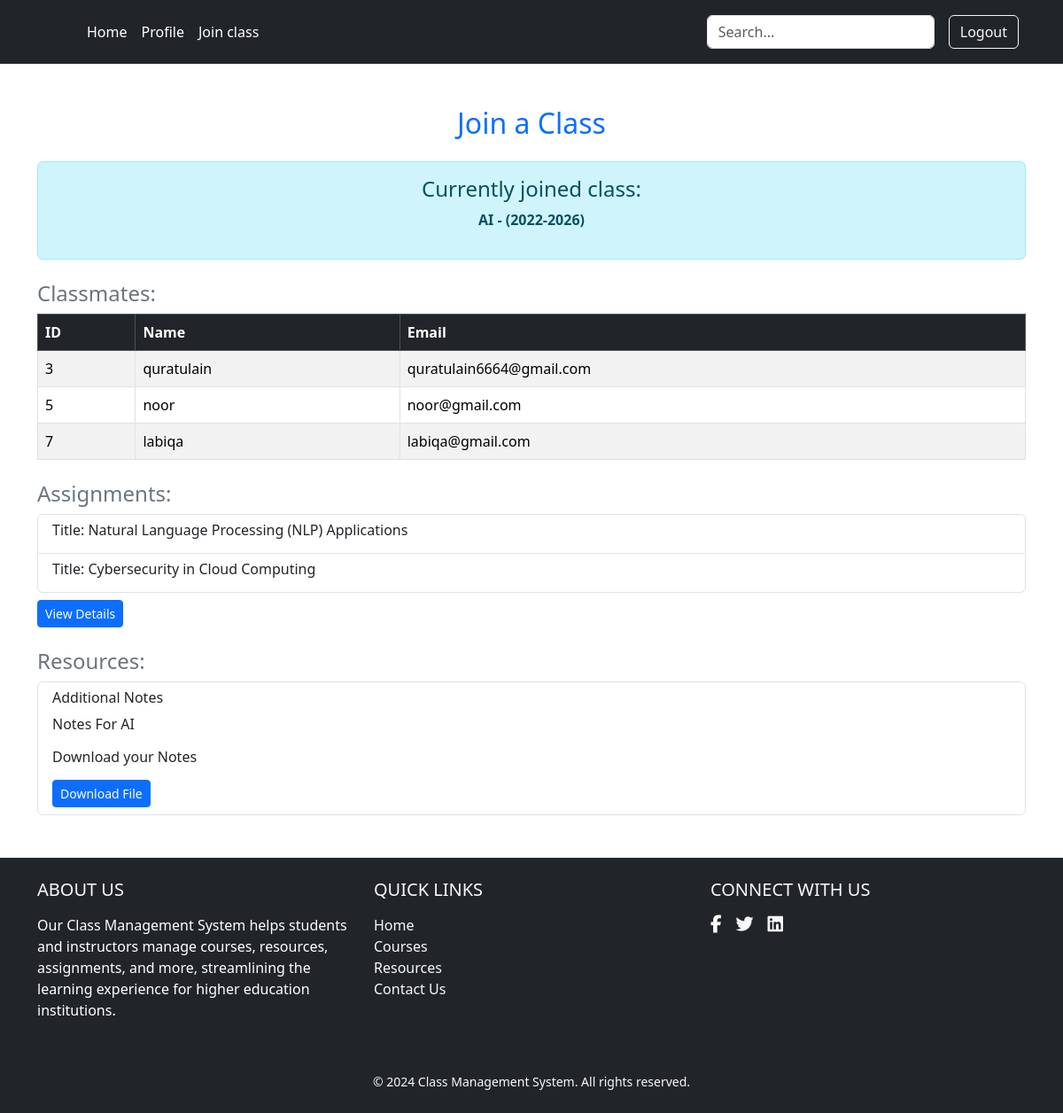
Screenshot of /profile/join-class/ (signed in) with the database file from the repository.
### auths/models.py (models this page shows, shortened)
class Classroom(models.Model):
    department = models.CharField(max_length=50)
    session = models.CharField(max_length=50)
    pass

class User(AbstractUser):
    rollno = models.CharField(max_length=50, blank=True, null=True)
    email = models.EmailField(unique=True)
    address = models.CharField(max_length=200, blank=True, null=True)
    profile = models.ImageField(upload_to='profile_images/', blank=True, null=True)
    classroom = models.ForeignKey('Classroom', blank=True, null=True, on_delete=models.SET_NULL, related_name='students')

class Assignment(models.Model):
    classroom = models.ForeignKey(Classroom, on_delete=models.CASCADE, related_name='assignments')
    title = models.CharField(max_length=50)
    subject = models.CharField(max_length=50)
    content = models.FileField(upload_to="assignments/assign/", blank=True, null=True)
    due_date = models.DateField(blank=True, null=True)
    start_date = models.DateField(blank=True, null=True)

class Resources(models.Model):
    classroom = models.ForeignKey(Classroom, on_delete=models.CASCADE, related_name='resources', blank=True, null=True)
    content = models.FileField(upload_to='resources/', blank=True, null=True)
    extra_notes = models.TextField(blank=True, null=True)

### profileApp/views/join_class_view.py (the view)
# urls.py: path('join-class/', join_class_view.join_class, name='join_class'),
def join_class(request):
    if not request.user.is_authenticated:
        messages.info(request, "Please log in to join a class.")
        return redirect('home')
    all_classes = Classroom.objects.all()
    joined_class = request.user.classroom
    students_in_class = User.objects.filter(classroom=joined_class) if joined_class else None
    resources = Resources.objects.filter(classroom=joined_class) if joined_class else None
    assignments = Assignment.objects.filter(classroom=joined_class) if joined_class else None
    if request.method == 'POST' and not joined_class:
        class_id = request.POST.get('class_id')
        classroom = get_object_or_404(Classroom, id=class_id)
        request.user.classroom = classroom
        request.user.save()
        return redirect('join_class')
    context = {
        'all_classes': all_classes,
        'joined_class': joined_class,
        'students_in_class': students_in_class,
        'resources': resources,
         'assignments': assignments,
    }
    return render(request, 'join_class.html', context)

### templates/join_class.html (shortened to what this page needs)
{% extends "base.html" %}
{% block content %}
<div class="container my-5">
    <h2 class="text-center text-primary mb-4">Join a Class</h2>
    {% if joined_class %}
        <div class="alert alert-info text-center">
            <h4>Currently joined class:</h4>
            <p class="fw-bold">{{ joined_class.department }} - ({{ joined_class.session }})</p>
        </div>
        <div class="mt-4">
            <h4 class="text-secondary">Classmates:</h4>
            <table class="table table-bordered table-striped">
                <thead class="table-dark">
                    <tr>
                        <th>ID</th>
                        <th>Name</th>
                        <th>Email</th>
                    </tr>
                </thead>
                <tbody>
                    {% for student in students_in_class %}
                        <tr>
                            <td>{{ student.id }}</td>
                            <td>{{ student.username }}</td>
                            <td>{{ student.email }}</td>
                        </tr>
                    {% empty %}
                        <tr>
                            <td colspan="3" class="text-center">No classmates found.</td>
                        </tr>
                    {% endfor %}
                </tbody>
            </table>
        </div>
<div class="mt-4">
    <h4 class="text-secondary">Assignments:</h4>
    <ul class="list-group">
        {% for assignment in assignments %}
            <li class="list-group-item">
                <h6 class="text-dark">Title: {{ assignment.title }}</h6>
            </li>
        {% empty %}
            <li class="list-group-item">No assignments available.</li>
        {% endfor %}
    </ul>
    <a href="{% url  'assigned_assignments' %}" class="btn btn-primary btn-sm mt-2">
        View Details
    </a>
</div>
        <div class="mt-4">
            <h4 class="text-secondary">Resources:</h4>
            <ul class="list-group">
                {% for resource in resources %}
                    <li class="list-group-item">
                        <h6 class="text-dark">Additional Notes</h6>
                        <p>{{ resource.extra_notes|default:"No additional notes provided." }}</p>
                        {% if resource.content %}
                        <h6 class="text-dark">Download your Notes</h6>
                            <a href="{{ resource.content.url }}" target="_blank" class="btn btn-primary btn-sm mt-2">
                                Download File
                            </a>
                        {% else %}
                            <span class="text-muted">No file attached</span>
                        {% endif %}
                    </li>
                {% empty %}
                    <li class="list-group-item">No resources yet.</li>
                {% endfor %}
            </ul>
        </div>
    {% endif %}
</div>
{% endblock %}

### rows the page displays
Classroom: department "AI", session "2022-2026"
User: id "3", username "quratulain", email "quratulain6664@gmail.com"
User: id "5", username "noor", email "noor@gmail.com"
User: id "7", username "labiqa", email "labiqa@gmail.com"
Assignment: title "Natural Language Processing (NLP) Applications"
Assignment: title "Cybersecurity in Cloud Computing"
Resources: extra_notes "Notes For AI"
